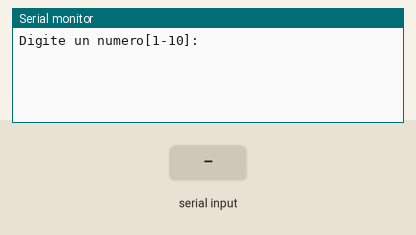
Recording of a program running on a simulated ESP32. Shown: the last lines printed to the serial monitor. The inputs (shaded band) are chosen by the test bench.

Above: at 1.2 s.
1.3 s: "90,45\n" received over Serial
At 3.5 s:
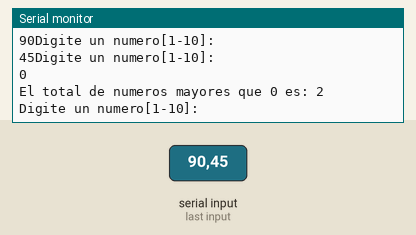
3.8 s: "30,150\n" received over Serial
At 5.4 s:
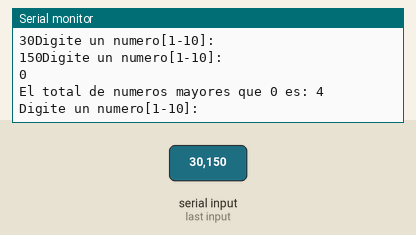
Timing chart, 0 to 6.9 s (numbered marks = the images above; inputs shaded):
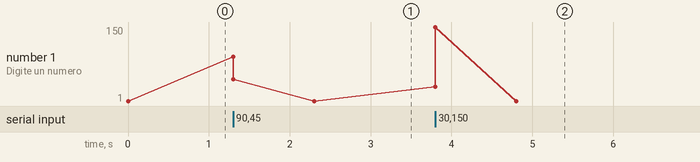

The program:

main.cpp
```cpp
/*2. Realice un programa que lea de la entrada estándar números hasta que se
introduzca un cero. En ese momento el programa debe terminar y mostrar en la
salida estándar el número de valores mayores que cero leídos.

#include<iostream>
#include<conio.h>

using namespace std;

int main(){
	int numero,conteo=0;

	do{
		cout<<"Digite un numero: ";
		cin>>numero;
		if(numero>0){
			conteo++; //aumentamos el conteo cada vez que encuentra un numero mayor a 0
		}
	}while(numero != 0);


	cout<<"\nEl total de numeros mayores que 0 es: "<<conteo;

	getch();
	return 0;
}

*/

#include <Arduino.h>

int numero,conteo=0;

void setup()
{
  	Serial.begin(9600);
}

void loop()
{

	do{
		Serial.println("Digite un numero[1-10]:  "); while(!Serial.available()){} numero = Serial.parseInt();
		Serial.print(String(numero));
		if(numero>0){
			conteo++; //aumentamos el conteo cada vez que encuentra un numero mayor a 0
		}
	}while(numero != 0);


	Serial.println(" \nEl total de numeros mayores que 0 es: " + String(conteo));

}
```

Measured:
- after the input at 1.3 s, the serial monitor: prints a new line at once (image 1)
- after the input at 3.8 s, the serial monitor: prints a new line at once (image 2)
